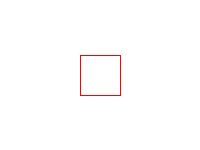
Frame 1 (no input)
Frame 60 (the mouse pressed at the canvas centre just before this capture): identical to frame 1, image omitted
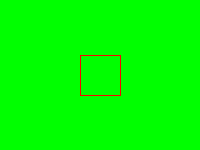
Frame 120 (the mouse held since frame 60 and released just before this capture)

The Processing sketch that drew these frames (run headless with seeded random() and noise(); from frame 60 on, the mouse is pressed at the canvas centre):

// Processing sketch: Esercizio4Condizioni
// ── Esercizio4Condizioni.pde

void setup()
{
  size(200, 150);
}

void draw()
{
    int xp = width / 2;
    int yp = height / 2;
    
    int side = width / 5;
    
    int x1 = xp - side / 2;
    int y1 = yp - side / 2;
    int x2 = xp + side / 2;
    int y2 = yp + side / 2;
    
    int xm = mouseX;
    int ym = mouseY;
    
    if(xm >= x1 && xm <= x2 && ym >= y1 && ym <= y2)
    {
      background(0, 255, 0);
      fill(0, 255, 0);
    }
    else
    {
      background(255);
      fill(255);
    }
    
    stroke(255, 0, 0);
    rect(x1, y1, side, side);
    
    // Esercizio banale di controllo
    int x = 10;
    if(x >= 10 && x <= 20)
    {
      println("X tra 10 e 20");
    }
     
    if((x >= 10 && x <= 20) || (x >= 40 && x <= 50))
    {
      println("X tra 10 e 20 o tra 40 e 50");
    }
    
    // Impossibile
    if((x >= 10 && x <= 20) && (x >= 40 && x <= 50))
    {
      println("Impossibile");
    }
}
